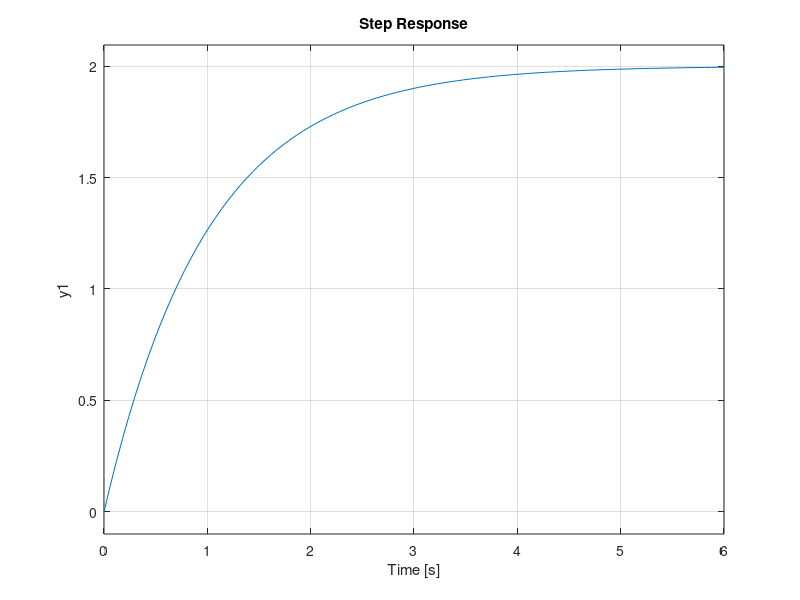
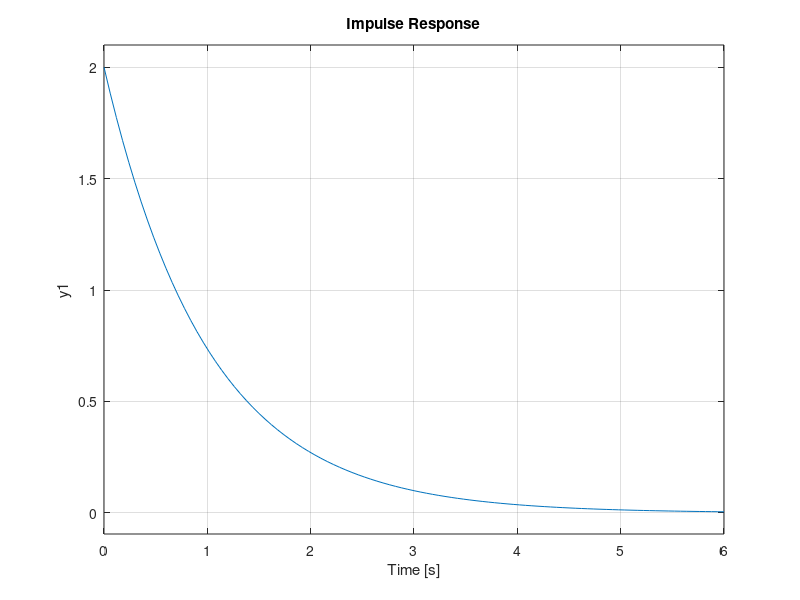
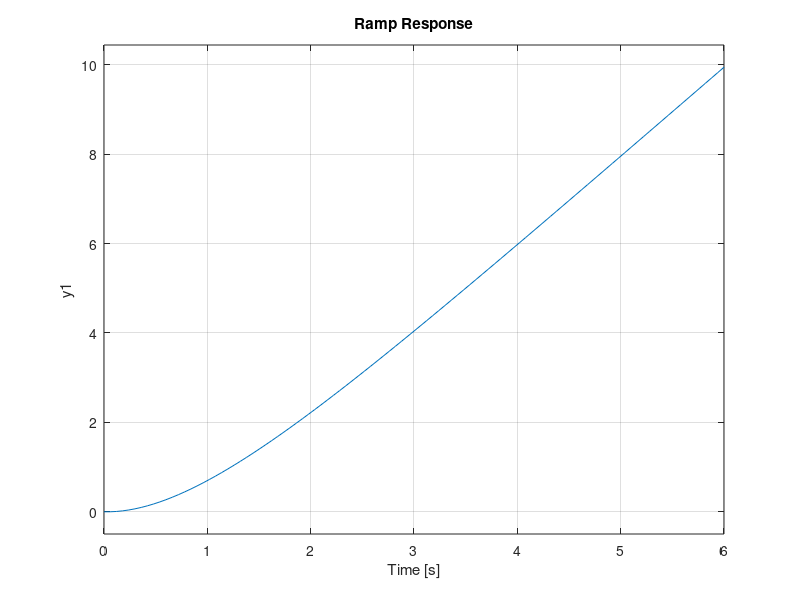

Write MATLAB code to recreate these figures, in order.
%%First order system
k_dc = 2;
Tc = 1;
u = 2;

s = tf('s');
G = k_dc/(Tc*s+1)

step(G)
figure(2)

impulse(G)
figure(3)

ramp(G)
figure(4)
